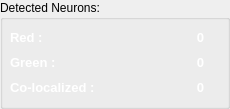
               <widget class="QGroupBox" name="groupBox_2">
                <property name="enabled">
                 <bool>true</bool>
                </property>
                <property name="minimumSize">
                 <size>
                  <width>0</width>
                  <height>100</height>
                 </size>
                </property>
                <property name="toolTip">
                 <string>&lt;html&gt;&lt;head/&gt;&lt;body&gt;&lt;p&gt;&lt;span style=&quot; color:#f21515;&quot;&gt;&lt;br/&gt;&lt;/span&gt;&lt;/p&gt;&lt;/body&gt;&lt;/html&gt;</string>
                </property>
                <property name="styleSheet">
                 <string notr="true">#lblCoBlobCount{color:#ffffff;
font-size:12px;
font-weight:bold}
#lblGreenBlobCount{color:#73d216;
font-size:12px;
font-weight:bold;}

#lblRedBlobCount{color:#fa3535;
font-size:12px;
font-weight:bold;}
#groupBox_2{
color:#ffffff;
font-size:12px;

}</string>
                </property>
                <property name="title">
                 <string>Detected Neurons:</string>
                </property>
                <property name="checkable">
                 <bool>false</bool>
                </property>
                <widget class="QLabel" name="label_16">
                 <property name="geometry">
                  <rect>
                   <x>10</x>
                   <y>25</y>
                   <width>113</width>
                   <height>25</height>
                  </rect>
                 </property>
                 <property name="text">
                  <string>&lt;html&gt;&lt;head/&gt;&lt;body&gt;&lt;p&gt;&lt;span style=&quot; font-size:10pt; font-weight:600; color:#ffffff;&quot;&gt;Red :&lt;/span&gt;&lt;/p&gt;&lt;/body&gt;&lt;/html&gt;</string>
                 </property>
                </widget>
                <widget class="QLabel" name="label_21">
                 <property name="geometry">
                  <rect>
                   <x>10</x>
                   <y>50</y>
                   <width>113</width>
                   <height>25</height>
                  </rect>
                 </property>
                 <property name="text">
                  <string>&lt;html&gt;&lt;head/&gt;&lt;body&gt;&lt;p&gt;&lt;span style=&quot; font-size:10pt; font-weight:600; color:#ffffff;&quot;&gt;Green :&lt;/span&gt;&lt;/p&gt;&lt;/body&gt;&lt;/html&gt;</string>
                 </property>
                </widget>
                <widget class="QLabel" name="label_22">
                 <property name="geometry">
                  <rect>
                   <x>10</x>
                   <y>75</y>
                   <width>113</width>
                   <height>25</height>
                  </rect>
                 </property>
                 <property name="text">
                  <string>&lt;html&gt;&lt;head/&gt;&lt;body&gt;&lt;p&gt;&lt;span style=&quot; font-size:10pt; font-weight:600; color:#ffffff;&quot;&gt;Co-localized :&lt;/span&gt;&lt;/p&gt;&lt;/body&gt;&lt;/html&gt;</string>
                 </property>
                </widget>
                <widget class="QLabel" name="lblCoBlobCount">
                 <property name="geometry">
                  <rect>
                   <x>180</x>
                   <y>75</y>
                   <width>41</width>
                   <height>25</height>
                  </rect>
                 </property>
                 <property name="text">
                  <string>&lt;html&gt;&lt;head/&gt;&lt;body&gt;&lt;p align=&quot;center&quot;&gt;&lt;span style=&quot; font-size:10pt; color:#ffffff;&quot;&gt;0&lt;/span&gt;&lt;/p&gt;&lt;/body&gt;&lt;/html&gt;</string>
                 </property>
                </widget>
                <widget class="QLabel" name="lblGreenBlobCount">
                 <property name="geometry">
                  <rect>
                   <x>180</x>
                   <y>50</y>
                   <width>41</width>
                   <height>25</height>
                  </rect>
                 </property>
                 <property name="text">
                  <string>&lt;html&gt;&lt;head/&gt;&lt;body&gt;&lt;p align=&quot;center&quot;&gt;&lt;span style=&quot; font-size:10pt; color:#ffffff;&quot;&gt;0&lt;/span&gt;&lt;/p&gt;&lt;/body&gt;&lt;/html&gt;</string>
                 </property>
                </widget>
                <widget class="QLabel" name="lblRedBlobCount">
                 <property name="geometry">
                  <rect>
                   <x>180</x>
                   <y>25</y>
                   <width>41</width>
                   <height>25</height>
                  </rect>
                 </property>
                 <property name="text">
                  <string>&lt;html&gt;&lt;head/&gt;&lt;body&gt;&lt;p align=&quot;center&quot;&gt;&lt;span style=&quot; font-size:10pt; color:#ffffff;&quot;&gt;0&lt;/span&gt;&lt;/p&gt;&lt;/body&gt;&lt;/html&gt;</string>
                 </property>
                </widget>
               </widget>
